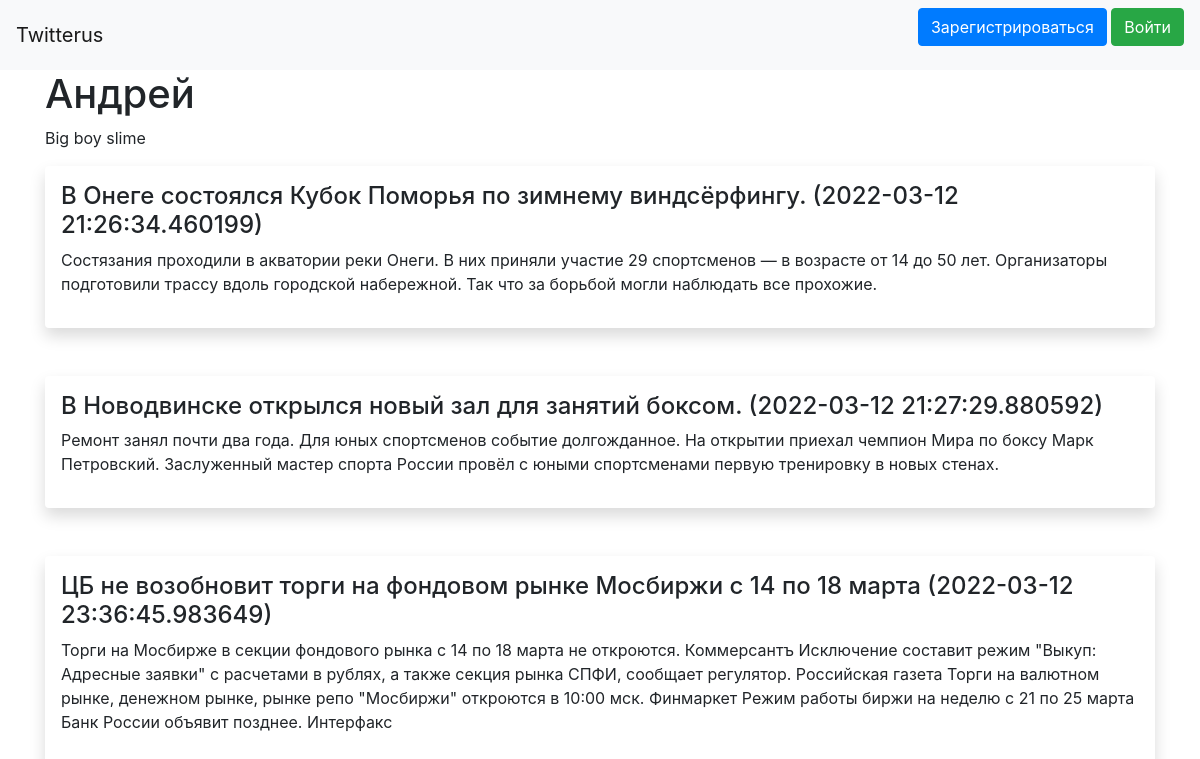
The page /user/1 on the database as committed earlier.
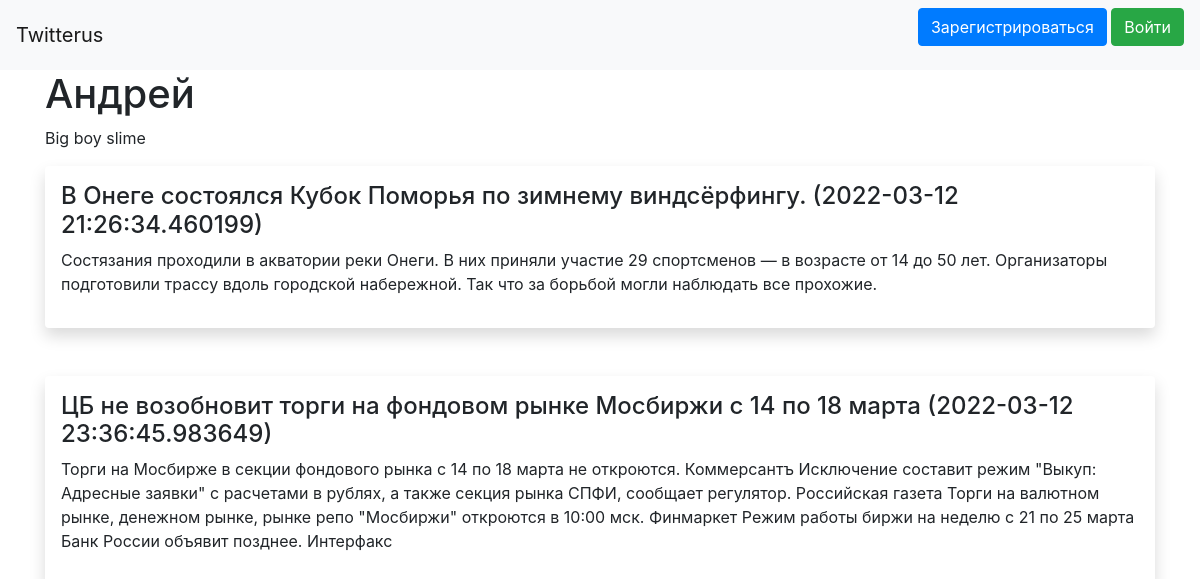
The same page on the database as committed later.
### data/users.py (models this page shows, shortened)
class User(SqlAlchemyBase, UserMixin, SerializerMixin):
    __tablename__ = 'users'
    id = sqlalchemy.Column(sqlalchemy.Integer, primary_key=True, autoincrement=True, unique=True)
    email = sqlalchemy.Column(sqlalchemy.String, unique=True)
    name = sqlalchemy.Column(sqlalchemy.String)
    nick = sqlalchemy.Column(sqlalchemy.String, unique=True)
    about = sqlalchemy.Column(sqlalchemy.String)
    hashed_password = sqlalchemy.Column(sqlalchemy.String)
    created_date = sqlalchemy.Column(sqlalchemy.DateTime,
                                     default=datetime.datetime.now)

### data/posts.py (models this page shows)
class Post(SqlAlchemyBase, SerializerMixin):
    __tablename__ = 'posts'
    id = sqlalchemy.Column(sqlalchemy.Integer, primary_key=True, autoincrement=True)
    title = sqlalchemy.Column(sqlalchemy.String)
    creater_id = sqlalchemy.Column(sqlalchemy.Integer, sqlalchemy.ForeignKey("users.id"))
    text = sqlalchemy.Column(sqlalchemy.String)
    create_data = sqlalchemy.Column(sqlalchemy.DateTime, default=datetime.datetime.now)
    user = orm.relation('User')

### app.py (the view)
@app.route('/user/<int:user_id>', methods=['GET', 'POST'])
def get_user(user_id):
    db_sess = db_session.create_session()
    user = db_sess.query(User).get(user_id)
    if user:
        all_post = db_sess.query(Post).filter(Post.creater_id == user_id)
        return render_template('user.html', title=user.nick, name=user.name, about=user.about, posts=all_post, id=user_id)
    return jsonify({'error': 'user not found'})

### data/db_session.py (called while the page is built)
def create_session() -> Session:
    global __factory
    return __factory()

### templates/user.html (shortened to what this page needs)
{% extends "base.html" %}
{% block content %}
<h1>{{ name }}</h1>
<div>
    <p>
        {{ about }}
    </p>
</div>
{% for item in posts %}
<div class="shadow p-3 mb-5 bg-body rounded">
    <h4>{{ item.title }} ({{ item.create_data }})
    </h4>
    <p>{{ item.text }}</p>
</div>
{% endfor %}
{% endblock %}

### templates/base.html (shortened to what this page needs)
<!doctype html>
<html lang="en">
<head>
    <link rel="stylesheet"
          href="https://stackpath.bootstrapcdn.com/bootstrap/4.4.1/css/bootstrap.min.css"
>
</head>
<body>
<header>
    <nav class="navbar navbar-light bg-light">
        <a class="navbar-brand" href="/">Twitterus</a>
        {% if current_user.is_authenticated %}
            <div class="dropdown">
            <a class="btn btn-secondary" href="/add_post">Добавить пост</a>
              <button class="btn btn-secondary dropdown-toggle" type="button" id="dropdownMenuButton1" data-bs-toggle="dropdown" aria-expanded="false">
                {{ current_user.nick }}
              </button>
              <ul class="dropdown-menu" aria-labelledby="dropdownMenuButton1">
                <li><a class="dropdown-item" href="/user/{{ current_user.id }}">Мой профиль</a></li>
                <li><a class="dropdown-item" href="/edit/{{ current_user.id }}">Редактировать профиль</a></li>
                <li><a class="dropdown-item" href="/logout">Выйти</a></li>
              </ul>
            </div>
        {% else %}
            <p>
                <a class="btn btn-primary " href="/register">Зарегистрироваться</a>
                <a class="btn btn-success" href="/login">Войти</a>
            </p>
        {% endif %}
    </nav>
</header>
<main role="main" class="container">
    {% block content %}{% endblock %}
</main>
</body>
</html>

Rows that differ between the two databases and show on the page:
removed Post: title "В Новодвинске открылся новый зал для занятий боксом.", create_data "2022-03-12 21:27:29.880592", text "Ремонт занял почти два года. Для юных спортсменов событие долгожданное. На открытии приехал чемпион Мира по боксу Марк Петровский. Заслуженный мастер спорта России провёл с юными спортсменами первую тренировку в новых стенах."
